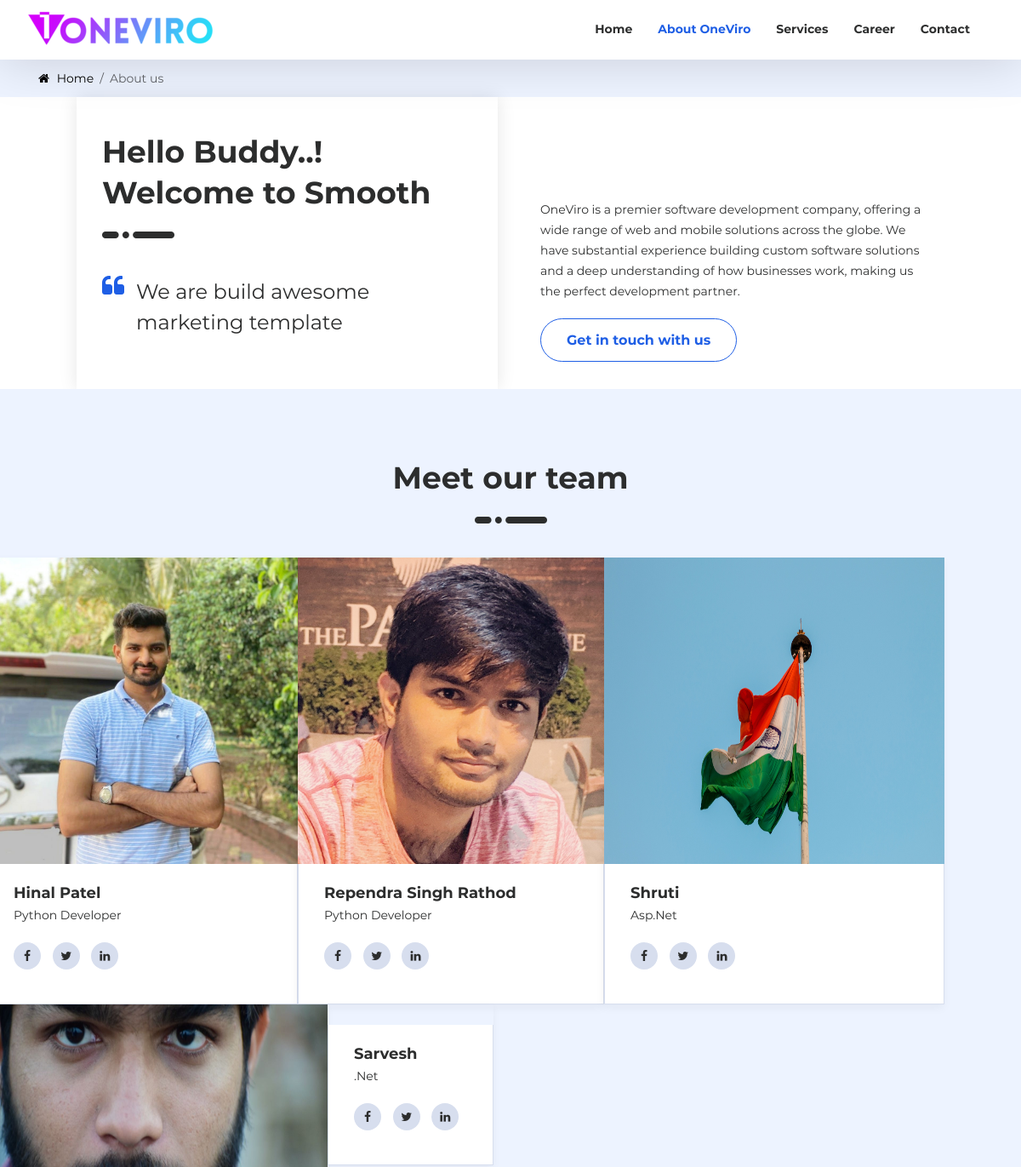
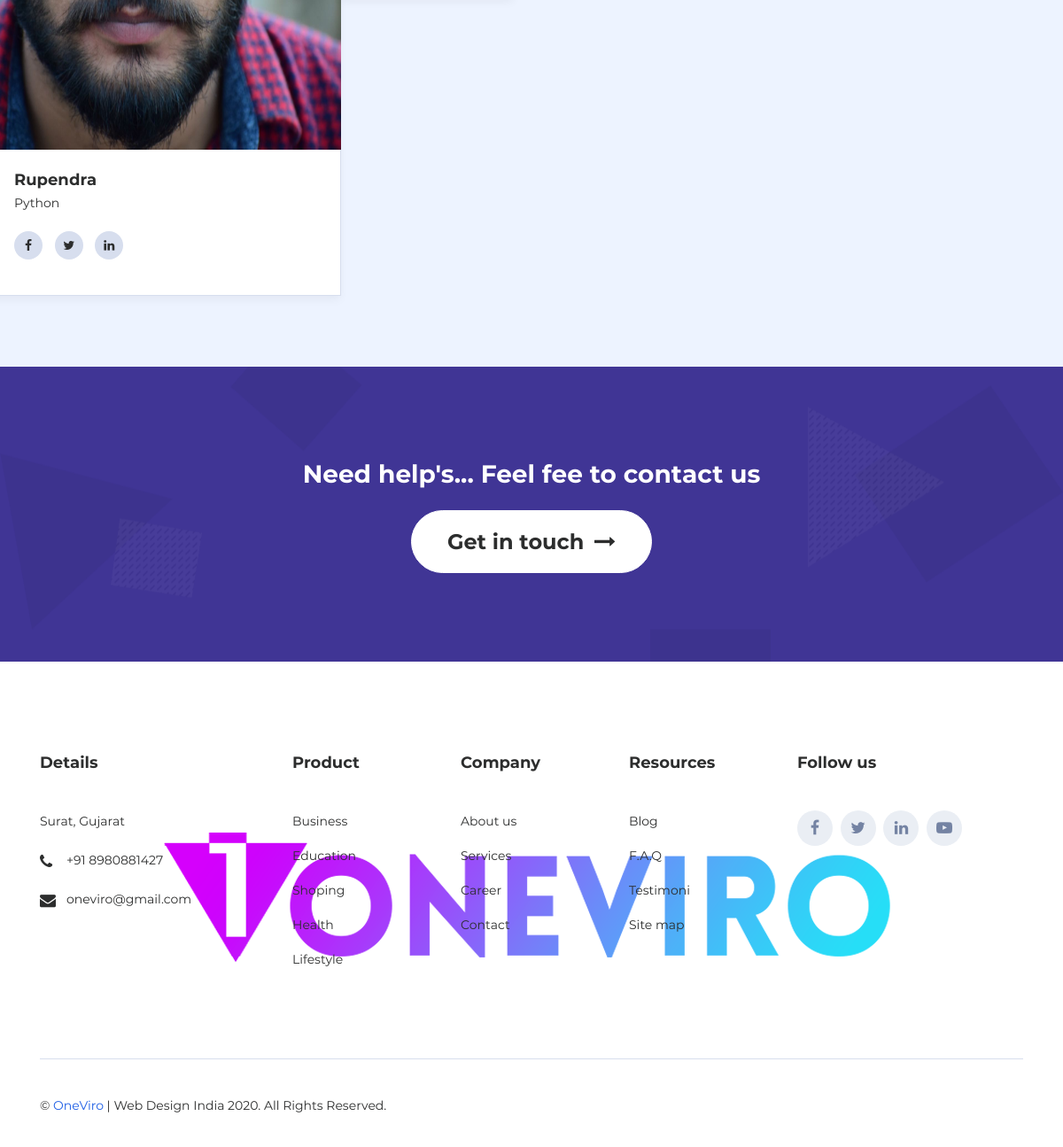
The page /about-us/ on the database its author committed (2 pictures, top to bottom).
### app/models.py (models this page shows, shortened)
class AboutTeam(models.Model):
    name = models.CharField(max_length=30)
    designation = models.CharField(max_length=30)
    profile_image = models.ImageField(upload_to='profile-image/', default='default/user_image.jpg')
    facebook_link = models.URLField(max_length=200, null=True, blank=True)
    twitter_link = models.URLField(max_length=200, null=True, blank=True)
    linkedin_link = models.URLField(max_length=200, null=True, blank=True)

### app/views.py (the view)
# urls.py: path('about-us/', views.about_us, name='about-us'),
def about_us(request):
    team_data = AboutTeam.objects.all()
    return render(request, 'about-us.html', {'team_data': team_data})

### app/templates/about-us.html (shortened to what this page needs)
{% extends 'base.html' %}
{% load static %}
{% block content %}
<header class="header js-header-scroll">
    <nav hidden>
        <div class="nav-header">
            <a href="{% url 'home' %}" class="brand">
                <img src="{% static 'brand/logo.png' %}" style="margin:-12px;" class="logo" alt="OneViro"/>
            </a>
        </div>
        <ul class="menu">
            <li><a href="{% url 'home' %}">Home</a></li>
            <li class="active"><a href="{% url 'about-us' %}">About OneViro</a></li>
            <li><a href="{% url 'services' %}">Services</a></li>
            <li><a href="{% url 'career' %}">Career</a></li>
            <li><a href="{% url 'contact' %}">Contact</a></li>
        </ul>
    </nav>
</header>
<section class="innerpage__head">
    <div class="container">
        <ol class="breadcrumb">
            <li class="breadcrumb-item"><a href="{% url 'home' %}"><i class="fa fa-home"></i> Home</a></li>
            <li class="breadcrumb-item active" aria-current="page"><a href="{% url 'about-us' %}">About us</a></li>
        </ol>
    </div>
</section>
<section class="section pt-40 pb-0">
    <div class="container">
        <div class="hero__standout">
            <div class="row">
                <div class="col-lg-6">
                    <div class="hero__standout--headline">
                        <h2 class="section__heading">Hello Buddy..!<br> Welcome to Smooth </h2>
                        <div class="headline">We are build awesome marketing template</div>
                    </div>
                </div>
                <div class="col-lg-6">
                    <div class="hero__standout--content">
                        <p>
                            OneViro is a premier software development company, offering a wide range of web and mobile
                            solutions across the globe. We have substantial experience building custom software
                            solutions and a deep understanding of how businesses work, making us the perfect development
                            partner.</p>
                        <a href="{% url 'contact' %}" class="btn btn-primary btn-rounded btn-stroke">Get in touch with
                            us </a>
                    </div>
                </div>
            </div>
        </div>
    </div>
</section>
<section class="section section__gray">
    <div class="container">
        <div class="row">
            <div class="col-lg-6 offset-lg-3">
                <h2 class="section__heading section__heading-center">Meet our team</h2>
            </div>
        </div>
    </div>
    <div class="grid-container">
        <div class="card-deck">
            {% for member in team_data %}
            <div class="item">
                <div class="team__card mb-0">
                    <div class="team__thumbnail">
                        <img src="{{member.profile_image.url}}" class="img-fluid" alt=""
                             style="width: auto; height: 360px; max-width: 400px;"/>
                    </div>
                    <div class="team__content">
                        <div class="team__content--heading">
                            <h4 class="team__name">{{member.name|title}}</h4>
                            <span class="team__position">{{member.designation|title}}</span>
                        </div>
                        <ul class="team__network">
                            <li><a href="{{member.facebook_link}}" class="team__network--link"><i
                                    class="fa fa-facebook"></i></a></li>
                            <li><a href="{{member.twitter_link}}" class="team__network--link"><i
                                    class="fa fa-twitter"></i></a></li>
                            <li><a href="{{member.linkedin_link}}" class="team__network--link"><i
                                    class="fa fa-linkedin"></i></a></li>
                        </ul>
                    </div>
                </div>
            </div>
            {% endfor %}
        </div>
    </div>
</section>
{% endblock %}

### app/templates/base.html (shortened to what this page needs)
{% load static %}
<!doctype html>
<html lang="en">
<head>
    <link rel="stylesheet" href="{% static 'css/style.min.css' %}">
</head>
<body>
{% block content %}
{% endblock %}
<section class="section section__cta">
    <div class="container">
        <div class="row">
            <div class="col-lg-8 offset-lg-2">
                <h2>Need help's... Feel fee to contact us</h2>
                <a href="{% url 'contact' %}" class="btn btn-white btn-rounded btn-lg btn-icon-right">Get in touch <i
                        class="fa fa-long-arrow-right"></i></a>
            </div>
        </div>
    </div>
</section>
<footer class="footer bct">
    <div class="container ">
        <div class="row">
            <div class="col-lg-3">
                <div class="footer__widget">
                    <h4 class="footer__widget-title">Details</h4>
                    <p>Surat, Gujarat</p>
                    <div class="footer__widget-contact">
                        <i class="fa fa-phone"></i>
                        <p >+91 8980881427</p>
                    </div>
                    <div class="footer__widget-contact">
                        <i class="fa fa-envelope"></i>
                        <p>oneviro@gmail.com</p>
                    </div>
                </div>
            </div>
            <div class="col-6 col-lg-2 col-sm-3">
                <div class="footer__widget">
                    <h4 class="footer__widget-title">Product</h4>
                    <ul class="footer__widget-linklist">
                        <li><a href="#">Business</a></li>
                        <li><a href="#">Education</a></li>
                        <li><a href="#">Shoping</a></li>
                        <li><a href="#">Health</a></li>
                        <li><a href="#">Lifestyle</a></li>
                    </ul>
                </div>
            </div>
            <div class="col-6 col-lg-2 col-sm-3">
                <div class="footer__widget">
                    <h4 class="footer__widget-title">Company</h4>
                    <ul class="footer__widget-linklist">
                        <li><a href="{% url 'about-us' %}">About us</a></li>
                        <li><a href="{% url 'services' %}">Services</a></li>
                        <li><a href="{% url 'career' %}">Career</a></li>
                        <li><a href="{% url 'contact' %}">Contact</a></li>
                    </ul>
                </div>
            </div>
            <div class="col-6 col-lg-2 col-sm-3">
                <div class="footer__widget">
                    <h4 class="footer__widget-title">Resources</h4>
                    <ul class="footer__widget-linklist">
                        <li><a href="#">Blog</a></li>
                        <li><a href="#">F.A.Q</a></li>
                        <li><a href="#">Testimoni</a></li>
                        <li><a href="#">Site map</a></li>
                    </ul>
                </div>
            </div>
            <div class="col-6 col-lg-3 col-sm-3">
                <div class="footer__widget">
                    <h4 class="footer__widget-title">Follow us</h4>
                    <ul class="footer__widget-network">
                        <li><a href="#" class="footer__widget-network-link"><i class="fa fa-facebook"></i></a></li>
                        <li><a href="#" class="footer__widget-network-link"><i class="fa fa-twitter"></i></a></li>
                        <li><a href="#" class="footer__widget-network-link"><i class="fa fa-linkedin"></i></a></li>
                        <li><a href="#" class="footer__widget-network-link"><i class="fa fa-youtube-play"></i></a></li>
                    </ul>
                </div>
            </div>
        </div>
        <div class="row">
            <div class="col">
                <div class="footer__subfooter">
                    <div class="row">
                        <div class="col-md-6">
                            <p>© <a href="#">OneViro</a> | Web Design India 2020. All Rights Reserved.</p>
                        </div>
                    </div>
                </div>
            </div>
        </div>
    </div>
</footer>
</body>
</html>

### rows shown on the page
AboutTeam: profile_image (picture), name "Hinal Patel", designation "Python Developer"
AboutTeam: profile_image (picture), name "Rependra Singh Rathod", designation "Python Developer"
AboutTeam: profile_image (picture), name "Shruti", designation "Asp.Net"
AboutTeam: profile_image (picture), name "Rupendra", designation "Python"
AboutTeam: name "Sarvesh", designation ".Net"
